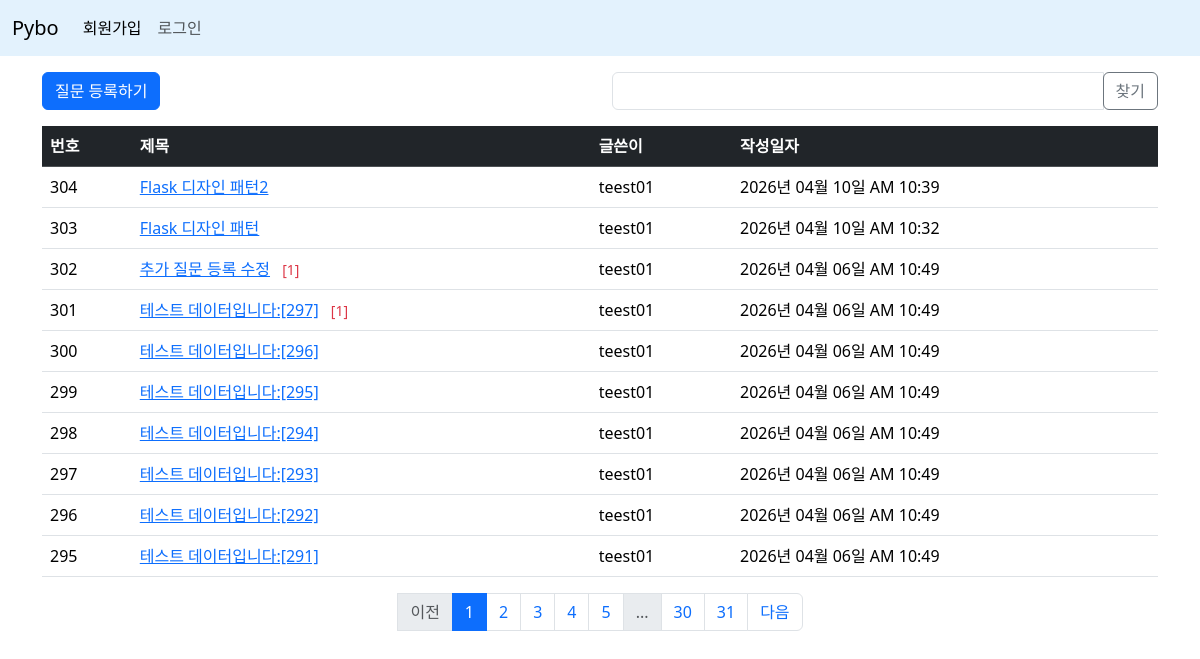
Page /question/list/ on the committed database.
### pybo/models.py (models this page shows)
class Question(db.Model):
    id = db.Column(db.Integer, primary_key=True)
    subject = db.Column(db.String(200), nullable=False)
    content = db.Column(db.Text(), nullable=False)
    create_date = db.Column(db.DateTime(), nullable=False)
    user_id = db.Column(db.Integer, db.ForeignKey('user.id', ondelete='CASCADE'), nullable=False)
    user = db.relationship('User', backref=db.backref('question_set'))
    modify_date = db.Column(db.DateTime(), nullable=True)
    image_path = db.Column(db.String(200), nullable=True)

class User(db.Model):
    id = db.Column(db.Integer, primary_key=True)
    username = db.Column(db.String(150), unique=True, nullable=False)
    password = db.Column(db.String(200), nullable=False)
    email = db.Column(db.String(120), unique=True, nullable=False)

### pybo/views/question_views.py (the view, shortened to what this page needs)
@bp.route('/list/')
def _list():
    page = request.args.get('page', 1, type=int)
    kw = request.args.get('kw', '', type=str)
    question_list = Question.query.order_by(Question.create_date.desc())
    question_list = question_list.paginate(page=page, per_page=10)
    return render_template('question/question_list.html', question_list=question_list, page=page, kw=kw)

### pybo/filter.py (called while the page is built)
def format_datetime(value, fmt='%Y년 %m월 %d일 %p %I:%M'):
    return value.strftime(fmt)

### pybo/views/auth_views.py (called while the page is built)
@bp.before_app_request
def load_logged_in_user():
    user_id = session.get('user_id')
    if user_id is None:
        g.user = None
    else:
        g.user = User.query.get(user_id)

### pybo/templates/question/question_list.html (shortened to what this page needs)
{% extends 'base.html' %}
{% block content %}
    <div class="container my-3">
        <div class="row my-3">
            <div class="col-6">
                <a href="{{ url_for('question.create') }}" class="btn btn-primary">질문 등록하기</a>
            </div>
            <div class="col-6">
                <div class="input-group">
                    <input type="text" id="search_kw" class="form-control"
                        value="{{ kw or '' }}">
                    <div class="input-group-append">
                        <button class="btn btn-outline-secondary" id="btn_search">찾기</button>
                    </div>
                </div>
            </div>
        </div>
        <table class="table table-hover">
            <thead>
                <tr class="table-dark">
                    <th>번호</th>
                    <th>제목</th>
                    <th>글쓴이</th>
                    <th>작성일자</th>
                </tr>
            </thead>
            <tbody>
            {% if question_list %}
            {% for question in question_list.items %}
            <tr>
                <td>{{ question_list.total - ((question_list.page-1)*question_list.per_page) - loop.index0 }}</td>
                <td>
                    <a href="{{ url_for('question.detail', question_id=question.id) }}">{{ question.subject }}</a>
                    {% if question.answer_set | length > 0 %}
                    <span class="text-danger small mx-2">[{{ question.answer_set | length }}]</span>
                    {% endif %}
                </td>
                <td>{{ question.user.username }}</td>
                <td>{{ question.create_date | datetime }}</td>
            </tr>
            {% endfor %}
            {% else %}
            <tr>
                <td colspan="3">질문이 없습니다.</td>
            </tr>
            {% endif %}
            </tbody>
        </table>
        <nav aria-label="Page navigation example">
            <ul class="pagination justify-content-center">
                 {% if question_list.has_prev %}
                 <li class="page-item">
                     <a class="page-link" href="?page={{ question_list.prev_num }}">이전</a>
                 </li>
                 {% else %}
                 <li class="page-itme disabled">
                     <a class="page-link" href="javascript:void(0)">이전</a>
                 </li>
                 {% endif %}
                 {% for page_num in question_list.iter_pages() %}
                 {% if page_num %}
                 {% if page_num != question_list.page %}
                 <li class="page-item">
                     <a class="page-link" href="javascript:void(0)"data-page="{{ page_num }}">{{ page_num }}</a>
                 </li>
                 {% else %}
                 <li class="page-item active">
                     <a class="page-link" href="javascript:void(0)">{{ page_num }}</a>
                 </li>
                 {% endif %}
                 {% else %}
                 <li class="page-item disabled">
                     <a class="page-link" href="javascript:void(0)">...</a>
                 </li>
                 {% endif %}
                 {% endfor %}
                 {% if question_list.has_next %}
                 <li class="page-item">
                     <a class="page-link" href="?page={{ question_list.next_num }}">다음</a>
                 </li>
                 {% else %}
                 <li class="page-item disabled">
                     <a class="page-link" href="javascript:void(0)">다음</a>
                 </li>
                {% endif %}
            </ul>
        </nav>
    </div>
{% endblock %}

### pybo/templates/base.html (shortened to what this page needs)
<!DOCTYPE html>
<html lang="en">
<head>
    <link rel="stylesheet" href="https://cdn.jsdelivr.net/npm/bootstrap@5.3.8/dist/css/bootstrap.min.css">
    <link rel="stylesheet" href="{{ url_for('static', filename='style.css') }}">
</head>
<body>
    {% include 'navbar.html' %}
    {% block content %}
    {% endblock %}
</body>
</html>

### pybo/templates/navbar.html (shortened to what this page needs)
<nav class="navbar navbar-expand-md" style="background-color: #e3f2fd;" data-bs-theme="light">
    <div class="container-fluid">
        <a class="navbar-brand" href="{{ url_for('main.index') }}">Pybo</a>
        <div class="collapse navbar-collapse" id="navbarNav">
            {% if g.user %}
            <ul class="navbar-nav">
              <li class="nav-item">
                <a class="nav-link" href="{{ url_for('auth.logout') }}">{{ g.user.username }} 로그아웃</a>
              </li>
            </ul>
            {% else %}
            <ul class="navbar-nav">
                <li class="nav-item">
                  <a class="nav-link active" aria-current="page" href="{{ url_for('auth.signup') }}">회원가입</a>
                </li>
                <li class="nav-item">
                  <a class="nav-link" href="{{ url_for('auth.login') }}">로그인</a>
                </li>
            </ul>
            {% endif %}
        </div>
    </div>
</nav>

### rows in the picture
Question: total "304", subject "Flask 디자인 패턴2", user.username "teest01", create_date "2026년 04월 10일 AM 10:39"
Question: total "303", subject "Flask 디자인 패턴", user.username "teest01", create_date "2026년 04월 10일 AM 10:32"
Question: total "302", subject "추가 질문 등록 수정", answer_set|length "1", user.username "teest01", create_date "2026년 04월 06일 AM 10:49"
Question: total "301", subject "테스트 데이터입니다:[297]", answer_set|length "1", user.username "teest01", create_date "2026년 04월 06일 AM 10:49"
Question: total "300", subject "테스트 데이터입니다:[296]", user.username "teest01", create_date "2026년 04월 06일 AM 10:49"
Question: total "299", subject "테스트 데이터입니다:[295]", user.username "teest01", create_date "2026년 04월 06일 AM 10:49"
Question: total "298", subject "테스트 데이터입니다:[294]", user.username "teest01", create_date "2026년 04월 06일 AM 10:49"
Question: total "297", subject "테스트 데이터입니다:[293]", user.username "teest01", create_date "2026년 04월 06일 AM 10:49"
Question: total "296", subject "테스트 데이터입니다:[292]", user.username "teest01", create_date "2026년 04월 06일 AM 10:49"
Question: total "295", subject "테스트 데이터입니다:[291]", user.username "teest01", create_date "2026년 04월 06일 AM 10:49"

### other values in the picture
{{ page_num }} "1"
{{ page_num }} "2" "3" "4" "5" "30" "31"
